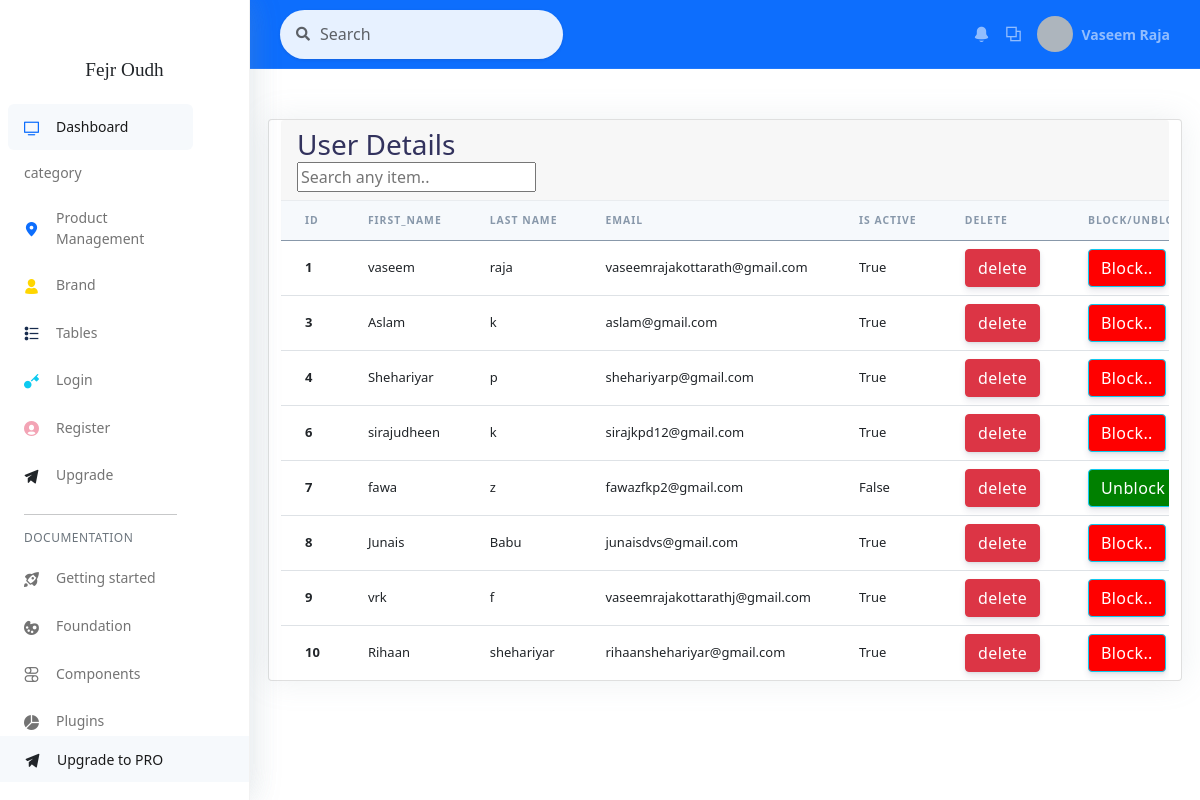
The app's page /adminpanel/usermanage with its own data.
### account/models.py (models this page shows, shortened)
class Account(AbstractBaseUser):
    first_name = models.CharField(max_length=50)
    last_name = models.CharField(max_length=50)
    username = models.CharField(max_length=50,unique=True)
    email = models.CharField(max_length=50,unique=True)
    phone_number = models.CharField(max_length=50)
    date_joined = models.DateTimeField(auto_now_add=True)
    last_login = models.DateTimeField(auto_now_add=True)
    is_admin = models.BooleanField(default=False)
    is_staff = models.BooleanField(default=False)
    is_active = models.BooleanField(default=True)
    is_superadmin = models.BooleanField(default=False)
    USERNAME_FIELD ='email'
    REQUIRED_FIELDS = ['username','first_name','last_name']
    objects = MyAccountManager()

### admin_panel/views.py (the view)
# urls.py: path('usermanage',views.usermanage,name='usermanage'),
def usermanage(request):
    account=Account.objects.all()
    context={'account':account}
    return render(request,'adminpanel/usermanage.html',context)

### cart/contextprocessors.py (called while the page is built, shortened)
def counter(request):
    cart_count=0
    if 'admin' in request.path:
        return{}
    return dict(cart_count=cart_count)

### category/context_processors.py (called while the page is built)
def menu_links(request):
    links=Category.objects.all()
    return dict(links=links)

### templates/adminpanel/usermanage.html (shortened to what this page needs)
{% include 'adminpanel/adminbase.html'%}
{% include 'adminpanel/nav.html' %}
{% load static %}
{% load static %}
<!DOCTYPE html>
<html>
<head>
    <link rel="stylesheet" href="{% static 'adminstyle/vendor/nucleo/css/nucleo.css' %}" type="text/css">
    <link rel="stylesheet" href="{% static 'adminstyle/vendor/%40fortawesome/fontawesome-free/css/all.min.css' %}"
        type="text/css">
    <link rel="stylesheet" href="{% static 'adminstyle/css/argon.min5438.css' %}" type="text/css">
</head>
<body>
    <nav class="sidenav navbar navbar-vertical  fixed-left  navbar-expand-xs navbar-light bg-white" id="sidenav-main">
        <div class="scrollbar-inner">
            <div class="sidenav-header  align-items-center">
                <a class="navbar-brand" href="javascript:void(0)">
                    <a style="font-family: 'Redressed', cursive; font-size: larger">Fejr Oudh </a>
                </a>
            </div>
            <div class="navbar-inner">
                <div class="collapse navbar-collapse" id="sidenav-collapse-main">
                    <ul class="navbar-nav">
                        <li class="nav-item">
                            <a class="nav-link active" href="examples/dashboard.html">
                                <i class="ni ni-tv-2 text-primary"></i>
                                <span class="nav-link-text">Dashboard</span>
                            </a>
                        </li>
                        <li class="nav-item">
                            <a class="nav-link" href="{% url 'category'%}">
                                <span class="nav-link-text">category</span>
                            </a>
                        </li>
                        <li class="nav-item">
                            <a class="nav-link" href="{% url 'product'%}">
                                <i class="ni ni-pin-3 text-primary"></i>
                                <span class="nav-link-text">Product Management</span>
                            </a>
                        </li>
                        <li class="nav-item">
                            <a class="nav-link" href="{% url 'brand' %}">
                                <i class="ni ni-single-02 text-yellow"></i>
                                <span class="nav-link-text">Brand</span>
                            </a>
                        </li>
                        <li class="nav-item">
                            <a class="nav-link" href="examples/tables.html">
                                <i class="ni ni-bullet-list-67 text-default"></i>
                                <span class="nav-link-text">Tables</span>
                            </a>
                        </li>
                        <li class="nav-item">
                            <a class="nav-link" href="examples/login.html">
                                <i class="ni ni-key-25 text-info"></i>
                                <span class="nav-link-text">Login</span>
                            </a>
                        </li>
                        <li class="nav-item">
                            <a class="nav-link" href="examples/register.html">
                                <i class="ni ni-circle-08 text-pink"></i>
                                <span class="nav-link-text">Register</span>
                            </a>
                        </li>
                        <li class="nav-item">
                            <a class="nav-link" href="examples/upgrade.html">
                                <i class="ni ni-send text-dark"></i>
                                <span class="nav-link-text">Upgrade</span>
                            </a>
                        </li>
                    </ul>
                    <hr class="my-3">
                    <h6 class="navbar-heading p-0 text-muted">
                        <span class="docs-normal">Documentation</span>
                    </h6>
                    <ul class="navbar-nav mb-md-3">
                        <li class="nav-item">
                            <a class="nav-link" href="docs/getting-started/overview.html" target="_blank">
                                <i class="ni ni-spaceship"></i>
                                <span class="nav-link-text">Getting started</span>
                            </a>
                        </li>
                        <li class="nav-item">
                            <a class="nav-link" href="docs/foundation/colors.html" target="_blank">
                                <i class="ni ni-palette"></i>
                                <span class="nav-link-text">Foundation</span>
                            </a>
                        </li>
                        <li class="nav-item">
                            <a class="nav-link" href="docs/components/alerts.html" target="_blank">
                                <i class="ni ni-ui-04"></i>
                                <span class="nav-link-text">Components</span>
                            </a>
                        </li>
                        <li class="nav-item">
                            <a class="nav-link" href="docs/plugins/charts.html" target="_blank">
                                <i class="ni ni-chart-pie-35"></i>
                                <span class="nav-link-text">Plugins</span>
                            </a>
                        </li>
                        <li class="nav-item">
                            <a class="nav-link active active-pro" href="examples/upgrade.html">
                                <i class="ni ni-send text-dark"></i>
                                <span class="nav-link-text">Upgrade to PRO</span>
                            </a>
                        </li>
                    </ul>
                </div>
            </div>
        </div>
    </nav>
    <div class="main-content" id="panel">
        <nav class="navbar navbar-top navbar-expand navbar-dark bg-primary border-bottom">
            <div class="container-fluid">
                <div class="collapse navbar-collapse" id="navbarSupportedContent">
                    <form class="navbar-search navbar-search-light form-inline mr-sm-3" id="navbar-search-main">
                        <div class="form-group mb-0">
                            <div class="input-group input-group-alternative input-group-merge">
                                <div class="input-group-prepend">
                                    <span class="input-group-text"><i class="fas fa-search"></i></span>
                                </div>
                                <input class="form-control" placeholder="Search" type="text">
                            </div>
                        </div>
                    </form>
                    <ul class="navbar-nav align-items-center  ml-md-auto ">
                        <li class="nav-item dropdown">
                            <a class="nav-link" href="#" role="button" data-toggle="dropdown" aria-haspopup="true"
                                aria-expanded="false">
                                <i class="ni ni-bell-55"></i>
                            </a>
                        </li>
                        <li class="nav-item dropdown">
                            <a class="nav-link" href="#" role="button" data-toggle="dropdown" aria-haspopup="true"
                                aria-expanded="false">
                                <i class="ni ni-ungroup"></i>
                            </a>
                        </li>
                    </ul>
                    <ul class="navbar-nav align-items-center  ml-auto ml-md-0 ">
                        <li class="nav-item dropdown">
                            <a class="nav-link pr-0" href="#" role="button" data-toggle="dropdown" aria-haspopup="true"
                                aria-expanded="false">
                                <div class="media align-items-center">
                                    <span class="avatar avatar-sm rounded-circle">
                                    </span>
                                    <div class="media-body  ml-2  d-none d-lg-block">
                                        <span class="mb-0 text-sm  font-weight-bold">Vaseem Raja </span>
                                    </div>
                                </div>
                            </a>
                        </li>
                    </ul>
                </div>
            </div>
        </nav>
        <div class="container-fluid  ">
            <div class="div" id="container" style="margin-top: 50px;">
                <div class="row">
                        <div class="card">
                            <div class="card-header border-0">
                                <div class="row align-items-center">
                                    <div class="col">
                                        <h3 class="mb-0">User Details</h3>
                                    </div>
                                    <div style="align-items: center;">
                                    <input id='myInput'  width="50%" onkeyup='searchTable()' placeholder="Search any item.." type='text'>
                                   </div>
                                </div>
                            </div>
                            <div class="table-responsive ">
                                <table  id="myTable" class="table align-items-center table-flush">
                                    <thead class="thead-light">
                                        <tr>
                                            <th scope="col">id</th>
                                            <th scope="col">First_name</th>
                                            <th scope="col">Last Name </th>
                                            <th scope="col">Email</th>
                                            <th scope="col">is Active</th>
                                            <th scope="col">Delete</th>
                                            <th scope="col">Block/UnBlock</th>
                                        </tr>
                                    </thead>
                                    <tbody>
                                        {% for x in account %}
                                        <tr>
                                            <th scope="row">
                                                {{ x.id }}
                                            </th>
                                            <td>
                                                {{ x.first_name }}
                                            </td>
                                            <td>
                                                {{ x.last_name}}
                                            </td>
                                            <td>
                                                {{ x.email }}
                                            </td>
                                            <td>
                                                {{ x.is_active }}
                                            </td>
                                            <td><a class="btn btn-danger" href="" onclick="deleteuser('{{ x.id }}')"
                                                    data-bs-toggle="modal" data-bs-target="#staticBackdrop">delete</a>
                                            </td>
                                            {% if x.is_active %}
                                            <td>
                                                <a class="btn btn-info"  style="background-color: red;color: white;" href="" onclick="blockuser('{{ x.id }}')"
                                                    data-bs-toggle="modal" data-bs-target="#staticBackdrop">Block..</a>
                                            </td>
                                            {% else %}
                                            <td><a class="btn btn-info"   style="background-color: green;color: white;"href="" onclick="unblockuser('{{ x.id }}')"
                                                data-bs-toggle="modal" data-bs-target="#staticBackdrop">Unblock</a>
                                        </td>
                                            {% endif %}
                                        </tr>
                                        {% endfor %}
                                    </tbody>
                                </table>
                            </div>
                    </div>
                </div>
            </div>
</body>
</html>
<link rel="stylesheet" href="https://cdn.jsdelivr.net/npm/bootstrap@5.0.0-beta1/dist/css/bootstrap.min.css">
<link rel="stylesheet" type="text/css" href="https://cdn.datatables.net/1.11.3/css/jquery.dataTables.css">
</body>

### records on screen
Account: id "1", first_name "vaseem", last_name "raja", email "vaseemrajakottarath@gmail.com", is_active "True"
Account: id "3", first_name "Aslam", last_name "k", email "aslam@gmail.com", is_active "True"
Account: id "4", first_name "Shehariyar", last_name "p", email "shehariyarp@gmail.com", is_active "True"
Account: id "6", first_name "sirajudheen", last_name "k", email "sirajkpd12@gmail.com", is_active "True"
Account: id "7", first_name "fawa", last_name "z", email "fawazfkp2@gmail.com", is_active "False"
Account: id "8", first_name "Junais", last_name "Babu", email "junaisdvs@gmail.com", is_active "True"
Account: id "9", first_name "vrk", last_name "f", email "vaseemrajakottarathj@gmail.com", is_active "True"
Account: id "10", first_name "Rihaan", last_name "shehariyar", email "rihaanshehariyar@gmail.com", is_active "True"
